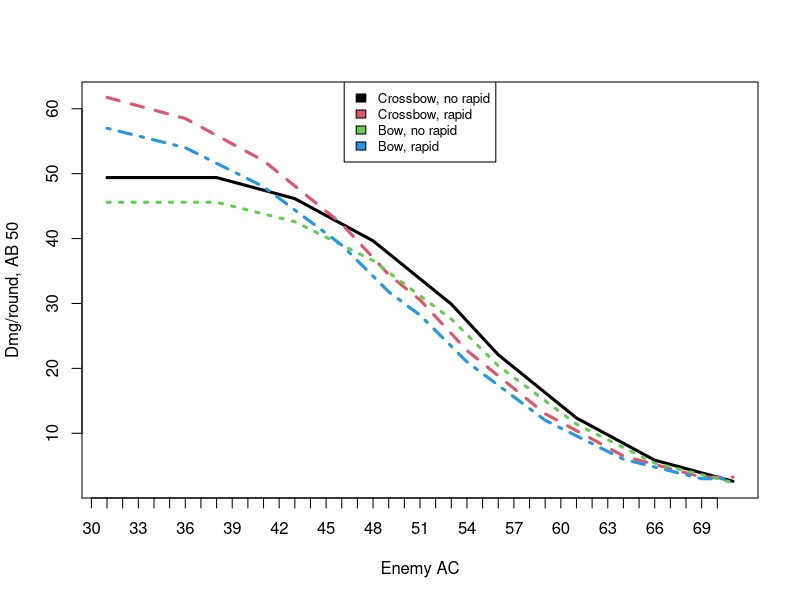

Reproduce this figure in R.
# Expected value of hits and damage for bow and crossbow!
# Accounts for crits.

# Expected value formula and function
# x = expected value of an attack with a certain range of hit probabilities
roll20 = 1:20

attacks = function(ab, apr, rapid){
  if (missing(rapid)){rapid = F}
  if (rapid == T){
    apr = apr + 1 
    ab = ab - 2}
  seq(from = ab, to = ab-apr*4, by = -5)
}

attacks_prob = function(ab, apr, rapid){
  c1 <- cbind(attacks(ab, apr, rapid)[1]+roll20)
  c2 <- cbind(attacks(ab, apr, rapid)[2]+roll20)
  c3 <- cbind(attacks(ab, apr, rapid)[3]+roll20)
  c4 <- cbind(attacks(ab, apr, rapid)[4]+roll20)
  attacks_matrix = cbind(c1,c2,c3,c4)
  if (rapid == T){
    c5 <- cbind(attacks(ab, apr, rapid)[5]+roll20)
    attacks_matrix = cbind(c1,c2,c3,c4,c5)
    return(attacks_matrix)
  }
  return(attacks_matrix)
}

attacks_prob(50, 4, F)

hits = function(ab, apr, rapid, ac){
  hits_matrix = attacks_prob(ab, apr, rapid) - ac
  hits_matrix[1,] <- -1
  hits_matrix[20,] <- 1
  hits = length(hits_matrix[hits_matrix >= 0])
  return(hits)
}
hits(50, 4, F, 70)

crits = function(ab, apr, rapid, ac, crit_range){
  hits(ab,apr,rapid,ac) * crit_range
}

crits(50, 4, T, 50, 0.3)

damage = function(ab, apr, rapid, ac, crit_range, crit_threat, damage){
  crits = crits(ab, apr, rapid, ac, crit_range)
  hits = hits(ab, apr, rapid, ac)
  hits = hits - crits
  hits_damage = hits * damage
  crits_damage = crits * damage * crit_threat
  damage = (hits_damage + crits_damage) / 20
  return(damage)
}

crossbow_no_rapid = c()
for(ac in 30:70){
  out <- damage(50, 4, F, ac, 0.3, 2, 10)
  crossbow_no_rapid <- c(crossbow_no_rapid, out)
}
crossbow_no_rapid

crossbow_rapid = c()
for(ac in 30:70){
  out <- damage(50, 4, T, ac, 0.3, 2, 10)
  crossbow_rapid <- c(crossbow_rapid, out)
}

bow_no_rapid = c()
for(ac in 30:70){
  out <- damage(50, 4, F, ac, 0.1, 3, 10)
  bow_no_rapid <- c(bow_no_rapid, out)
}
crossbow_no_rapid

bow_rapid = c()
for(ac in 30:70){
  out <- damage(50, 4, T, ac, 0.1, 3, 10)
  bow_rapid <- c(bow_rapid, out)
}


bow_matrix = cbind(crossbow_no_rapid, crossbow_rapid, bow_no_rapid, bow_rapid)
colnames(bow_matrix) <- c("Crossbow, no rapid", "Crossbow, rapid", "Bow, no rapid", "Bow, rapid")


matplot(bow_matrix,  type="l", lwd = 3.0, ylab = "Dmg/round, AB 50", xlab = "Enemy AC", xaxt='n')
axis(side=1, at = 0:40, 30:70)
nn <- ncol(bow_matrix)
legend("top", colnames(bow_matrix),col=seq_len(nn),cex=0.8,fill=seq_len(nn))

